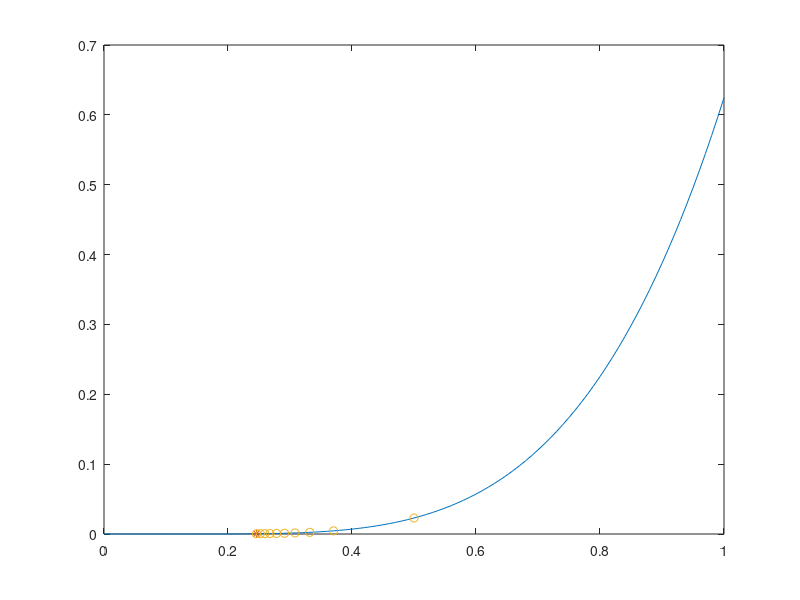

The MATLAB script that drew this image:
function lab4()
    clc;
    show_points = 1;
    N = 0;
    a = 0;
    b = 1;
    eps = 1e-2;
    delta = 1e-2;
    x0 = (a+b)/2;
    f0 = f(x0);
    fr = f(x0+delta);
    fl = f(x0-delta);
    f1 = (fr-fl)/(2*delta);
    f2 = (fr - 2*f0+fl)/(delta^2);
    iter = 1;
    xarr = [x0];
    yarr = [f0];
    fprintf("Итерация %d: x0=%.10f, f0=%.10f\n", iter, x0, f0);
    while abs(f1) >= eps
        x0 = x0 - f1/f2;
        xarr = [xarr x0];
        f0 = f(x0); %N = N -1;
        yarr = [yarr f0];
        iter = iter + 1;
        fprintf("Итерация %d: x0=%.10f, f0=%.10f\n", iter, x0, f0);
        fr = f(x0+delta);
        fl = f(x0-delta);
        f1 = (fr-fl)/(2*delta);
    end
    iter = iter + 1;
    fprintf("Итерация %d: x0=%.10f, f0=%.10f\n", iter, x0, f0);
    fprintf("x*=%.10f, f*=%.10f\n",  x0, f0);
    fprintf("Количество вызовов f: %d\n", N);
    %x0 - 0.111
    
    figure
    x = 0:1e-2:1;
    y = arrayfun(@(xi) f(xi), x);
    if show_points
        plot(x, y, x0, f0, '*', xarr, yarr, 'o');
    else
        plot(x, y, x0, f0, '*');
    end
    
    function y=f(x)
       % y = exp((x^4 + x^2 - x + 5^(1/2))/5) + sinh((x^3 + 21*x +9)/(21*x + 6)) + 3.0;
        y = (x-0.111)^4;
        N = N+1;
    end
end
    